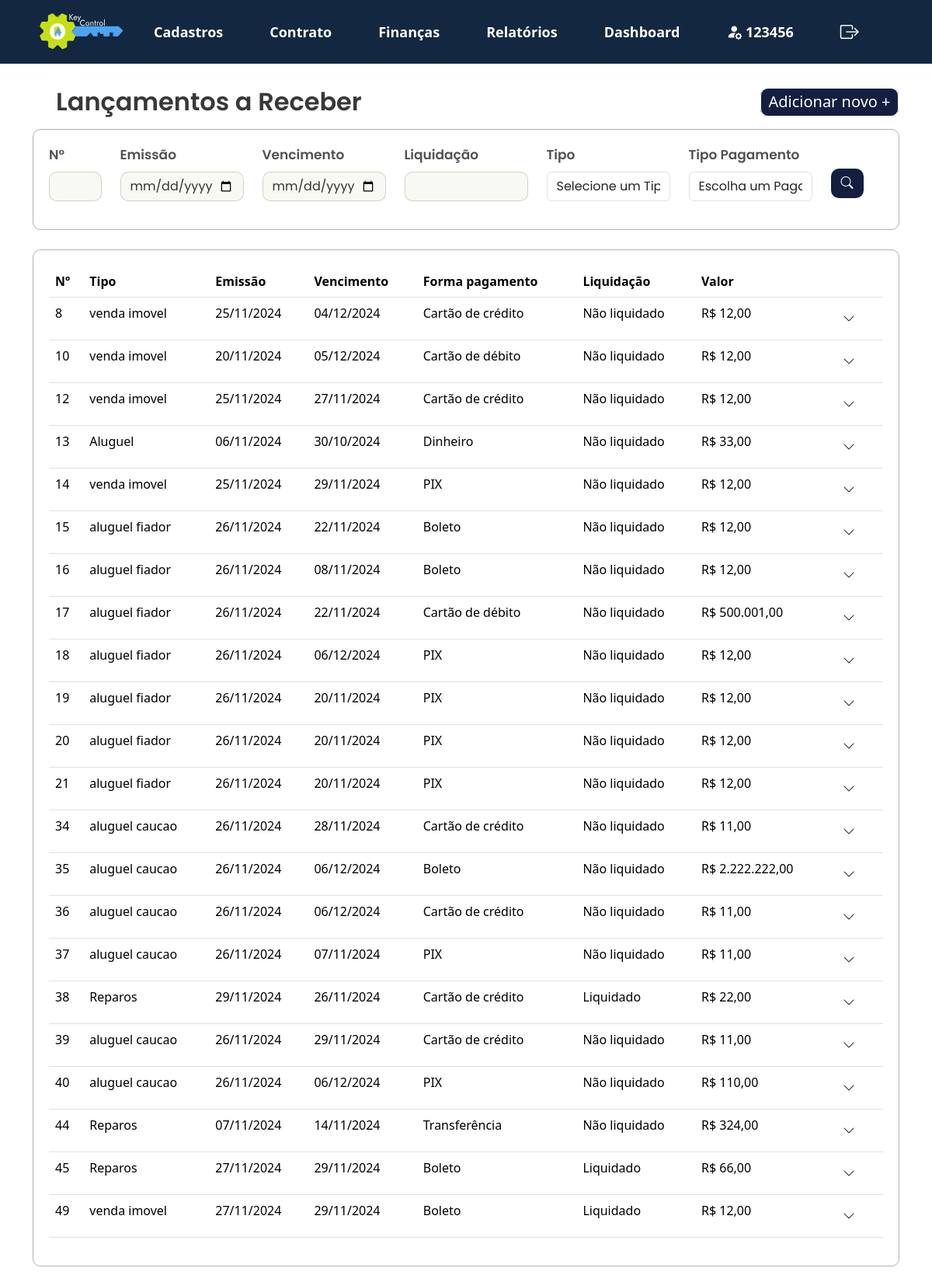
/KeyControl/projeto/views/lista_lancamento_receber.php (signed in), run on the app's committed database.
### tables this page shows
CREATE TABLE `lancamento_financeiro` (
  `id_lancamento` int(11) NOT NULL,
  `id_imobiliaria` varchar(20) DEFAULT NULL,
  `tipo_lancamento` varchar(20) DEFAULT NULL,
  `registro_imovel` varchar(50) DEFAULT NULL,
  `data_emissao` date DEFAULT NULL,
  `data_vencimento` date DEFAULT NULL,
  `valor_total` int(11) DEFAULT NULL,
  `forma_pagamento` varchar(20) DEFAULT NULL,
  `observacoes` varchar(255) DEFAULT NULL,
  `data_vigencia` date DEFAULT NULL,
  `meses_caucao` int(11) DEFAULT NULL,
  `liquidado` varchar(15) DEFAULT 'Não liquidado'
);

### KeyControl/projeto/app/controllers/filtro_lancamento_receber.php (called while the page is built, shortened)
<?php
include '../app/controllers/db_conexao.php';
function buildQuery($id_lancamento, $tipo_lancamento, $registro_imovel, $data_emissao, $data_vencimento, $valor_total, $forma_pagamento, $data_vigencia, $liquidado) {
    $sql = "SELECT * FROM lancamento_financeiro WHERE valor_total NOT LIKE '-%'";
        $params = [];
        return[$sql, $params];
    }
    $id_lancamento = $_POST['id_lancamento'] ?? '';
    $tipo_lancamento = $_POST['tipo_lancamento'] ?? '';
    $registro_imovel = $_POST['registro_imovel'] ?? '';
    $data_emissao = $_POST['data_emissao'] ?? '';
    $data_vencimento = $_POST['data_vencimento'] ?? '';
    $valor_total = $_POST['valor_total'] ?? '';
    $forma_pagamento = $_POST['forma_pagamento'] ?? '';
    $data_vigencia = $_POST['data_vigencia'] ?? '';
    $liquidado = $_POST['liquidado'] ?? '';
    list($sql, $params) = buildQuery($id_lancamento, $tipo_lancamento, $registro_imovel, $data_emissao, $data_emissao, $data_vencimento, $valor_total, $forma_pagamento, $data_vigencia, $liquidado);
    if (isset($pdo) && $pdo) {
        try {
            $stmt = $pdo->prepare($sql);
            $stmt->execute($params);
            $result = $stmt->fetchAll(PDO::FETCH_ASSOC);
        } catch (Exception $e) {
            echo "Erro na execução da consulta: " . htmlspecialchars($e->getMessage());
        }
    } else {
        echo "Erro na conexão com o banco de dados.";
    }
?>

### KeyControl/projeto/views/lista_lancamento_receber.php (the view, shortened to what this page needs)
<?php
include_once '../app/controllers/filtro_lancamento_receber.php';
?>
<!DOCTYPE html>
<html lang="pt-br">
<head>
   <link href="https://cdn.jsdelivr.net/npm/bootstrap@5.3.3/dist/css/bootstrap.min.css" rel="stylesheet">
   <link rel="stylesheet" href="../public/assets/js/menu.js">
   <link rel="stylesheet" href="https://cdn.jsdelivr.net/npm/bootstrap-icons@1.10.5/font/bootstrap-icons.css">
   <link rel="stylesheet" type="text/css" href="../public/assets/css/style2.css">
</head>
<body>
   <?php include 'navbar.php'; ?>
   <section id="lancamentos">
      <div class="container">
         <div class="d-flex justify-content-between align-items-center mb-3">
            <h2 class="mb-0">Lançamentos a Receber</h2>
            <a class="button_adicionarnovo floating dropdown-toggle hide-arrow" data-bs-toggle="dropdown"
               aria-expanded="false" href="#">
               <span class="button_adicionarnovo">Adicionar novo +</span>
            </a>
         </div>
         <form method="POST" action="">
            <div class="filtros-container">
               <div class="row g-12">
                  <div class="col-md-1">
                     <label for="id_lancamento" class="form-label">N°</label>
                     <input type="text" id="id_lancamento" class="form-control" name="id_lancamento"
                        value="<?= htmlspecialchars($_POST['id_lancamento'] ?? '') ?>">
                  </div>
                  <div class="col-md-2">
                     <label for="emissao" class="form-label">Emissão</label>
                     <input type="date" id="emissao" class="form-control" name="emissao"
                        value="<?= htmlspecialchars($_POST['emissao'] ?? '') ?>">
                  </div>
                  <div class="col-md-2">
                     <label for="vencimento" class="form-label">Vencimento</label>
                     <input type="date" id="vencimento" class="form-control" name="vencimento"
                        value="<?= htmlspecialchars($_POST['vencimento'] ?? '') ?>">
                  </div>
                  <div class="col-md-2">
                     <label for="liquidacao" class="form-label">Liquidação</label>
                     <input type="text" id="liquidacao" class="form-control" name="liquidacao"
                        value="<?= htmlspecialchars($_POST['liquidacao'] ?? '') ?>">
                  </div>
                  <div class="col-md-2">
                     <label for="tipo_lancamento" class="mb-2">Tipo</label>
                     <div class="position-relative">
                        <select class="form-control" name="tipo_lancamento" id="tipo_lancamento"
                           onchange="checkSelection('tipo_lancamento')">
                           <option value="" disabled <?= !isset($_POST['tipo_lancamento']) ? 'selected' : '' ?>>Selecione
                              um Tipo</option>
                        </select>
                     </div>
                  </div>
                  <div class="col-sm-2">
                     <label for="forma_pagamento" class="mb-2">Tipo Pagamento</label>
                     <div class="position-relative">
                        <select class="form-control mb-3" name="forma_pagamento" id="forma_pagamento"
                           onchange="checkSelection('forma_pagamento')">
                           <option value="" disabled <?= !isset($_POST['forma_pagamento']) ? 'selected' : '' ?>>Escolha
                              um Pagamento</option>
                        </select>
                     </div>
                  </div>
                  <div class="col-md-1">
                     <button class="btn btn-buscar" type="submit">
                        <i class="bi bi-search"></i>
                     </button>
                  </div>
               </div>
            </div>
         </form>
         <div class="card_relatório">
            <table class="table table-hover">
               <thead>
                  <tr>
                     <th>Nº</th>
                     <th>Tipo</th>
                     <th>Emissão</th>
                     <th>Vencimento</th>
                     <th>Forma pagamento</th>
                     <th>Liquidação</th>
                     <th>Valor</th>
                     <th></th>
                  </tr>
               </thead>
               <tbody>
                  <?php
                  if (isset($result) && count($result) > 0) {
                     foreach ($result as $row) {
                        $valor = $row['valor_total'] ?? '-';
                        $formatted_valor = ($valor !== '-') ? 'R$ ' . number_format($valor, 2, ',', '.') : '-';
                        echo "<tr>
                             <td>" . htmlspecialchars($row['id_lancamento'] ?? '-') . "</td>
                             <td>" . htmlspecialchars($row['tipo_lancamento'] ?? '-') . "</td>
                             <td>" . htmlspecialchars(date("d/m/Y", strtotime($row['data_emissao'] ?? ''))) . "</td>
                             <td>" . htmlspecialchars(date("d/m/Y", strtotime($row['data_vencimento'] ?? ''))) . "</td>
                             <td>" . htmlspecialchars($row['forma_pagamento'] ?? '-') . "</td>
                             <td>" . htmlspecialchars($row['liquidado'] ?? '-') . "</td>
                             <td>" . $formatted_valor . "</td>
                             <td>
                                 <button class='btn' onclick='toggleSubMenu(this)'>
                                                <i class='bi bi-chevron-down'></i>
                                 </button>
                                            <div class='submenu' style='display: none;'>
                                                <div class='submenu-options'>
                                                    <button class='imprimir' onclick='redirectToImpressao(" . htmlspecialchars($row['id_lancamento']) . ")'>
                                                        <i class='bi bi-printer'></i> Impressão
                                                    </button>
                                                         <button class='imprimir' onclick='redirectToComprovante(" . htmlspecialchars($row['id_lancamento']) . ")'>
                                                        <i class='bi bi-printer'></i> Comprovante
                                                    </button>
                                                </div>
                                            </div>
                             </td>
                         </tr>";
                     }
                  } else {
                     echo "<tr><td colspan='9'>Nenhum registro encontrado</td></tr>";
                  }
                  ?>
               </tbody>
            </table>
         </div>
   </section>
</body>
</html>

### KeyControl/projeto/public/assets/css/style2.css (style rules this page uses)
h2 { font-family: "Poppins", sans-serif; font-weight: 600; font-style: normal; color: #383838; margin: 30px; }
.container h2 { position: relative; z-index: 1; }
form { font-family: "Poppins", sans-serif; font-style: normal; font-weight: 600; font-size: 17px; color: rgb(82, 80, 80); }
input.form-control { background-color: #F7F9F2; color: #333; border: 0px; }
h2.mb-0 { margin-block: auto; }
.filtros-container input.form-control { border: 1px solid #3838383b; border-radius: 10px; }
.filtros-container { width: auto; height: auto; border: 1px solid #38383862; border-radius: 10px; padding: 20px; display: flex; }
.filtros-container .btn-buscar { margin-top: 30px; }
.btn-buscar { background-color: #131E41; color: white; border-radius: 10px; }
.card_relatório { width: auto; height: auto; border: 1px solid #38383862; border-radius: 10px; margin-top: 25px; margin-bottom: 20px; padding: 20px; }
.button_adicionarnovo { border: 1px solid; border-radius: 10px; background-color: #131E41; width: 180px; height: 37px; align-items: center; display: flex; justify-content: center; align-items: center; text-align: center; color: #ffffff; font-size: 20px; text-decoration: none; }
.hide-arrow::after { display: none; }

### data on the page
lancamento_financeiro: id_lancamento "8", tipo_lancamento "venda imovel", data_emissao "25/11/2024", data_vencimento "04/12/2024", forma_pagamento "Cartão de crédito", liquidado "Não liquidado", valor_total "R$ 12,00"
lancamento_financeiro: id_lancamento "10", tipo_lancamento "venda imovel", data_emissao "20/11/2024", data_vencimento "05/12/2024", forma_pagamento "Cartão de débito", liquidado "Não liquidado", valor_total "R$ 12,00"
lancamento_financeiro: id_lancamento "12", tipo_lancamento "venda imovel", data_emissao "25/11/2024", data_vencimento "27/11/2024", forma_pagamento "Cartão de crédito", liquidado "Não liquidado", valor_total "R$ 12,00"
lancamento_financeiro: id_lancamento "13", tipo_lancamento "Aluguel", data_emissao "06/11/2024", data_vencimento "30/10/2024", forma_pagamento "Dinheiro", liquidado "Não liquidado", valor_total "R$ 33,00"
lancamento_financeiro: id_lancamento "14", tipo_lancamento "venda imovel", data_emissao "25/11/2024", data_vencimento "29/11/2024", forma_pagamento "PIX", liquidado "Não liquidado", valor_total "R$ 12,00"
lancamento_financeiro: id_lancamento "15", tipo_lancamento "aluguel fiador", data_emissao "26/11/2024", data_vencimento "22/11/2024", forma_pagamento "Boleto", liquidado "Não liquidado", valor_total "R$ 12,00"
lancamento_financeiro: id_lancamento "16", tipo_lancamento "aluguel fiador", data_emissao "26/11/2024", data_vencimento "08/11/2024", forma_pagamento "Boleto", liquidado "Não liquidado", valor_total "R$ 12,00"
lancamento_financeiro: id_lancamento "17", tipo_lancamento "aluguel fiador", data_emissao "26/11/2024", data_vencimento "22/11/2024", forma_pagamento "Cartão de débito", liquidado "Não liquidado", valor_total "R$ 500.001,00"
lancamento_financeiro: id_lancamento "18", tipo_lancamento "aluguel fiador", data_emissao "26/11/2024", data_vencimento "06/12/2024", forma_pagamento "PIX", liquidado "Não liquidado", valor_total "R$ 12,00"
lancamento_financeiro: id_lancamento "19", tipo_lancamento "aluguel fiador", data_emissao "26/11/2024", data_vencimento "20/11/2024", forma_pagamento "PIX", liquidado "Não liquidado", valor_total "R$ 12,00"
lancamento_financeiro: id_lancamento "20", tipo_lancamento "aluguel fiador", data_emissao "26/11/2024", data_vencimento "20/11/2024", forma_pagamento "PIX", liquidado "Não liquidado", valor_total "R$ 12,00"
lancamento_financeiro: id_lancamento "21", tipo_lancamento "aluguel fiador", data_emissao "26/11/2024", data_vencimento "20/11/2024", forma_pagamento "PIX", liquidado "Não liquidado", valor_total "R$ 12,00"
lancamento_financeiro: id_lancamento "34", tipo_lancamento "aluguel caucao", data_emissao "26/11/2024", data_vencimento "28/11/2024", forma_pagamento "Cartão de crédito", liquidado "Não liquidado", valor_total "R$ 11,00"
lancamento_financeiro: id_lancamento "35", tipo_lancamento "aluguel caucao", data_emissao "26/11/2024", data_vencimento "06/12/2024", forma_pagamento "Boleto", liquidado "Não liquidado", valor_total "R$ 2.222.222,00"
lancamento_financeiro: id_lancamento "36", tipo_lancamento "aluguel caucao", data_emissao "26/11/2024", data_vencimento "06/12/2024", forma_pagamento "Cartão de crédito", liquidado "Não liquidado", valor_total "R$ 11,00"
lancamento_financeiro: id_lancamento "37", tipo_lancamento "aluguel caucao", data_emissao "26/11/2024", data_vencimento "07/11/2024", forma_pagamento "PIX", liquidado "Não liquidado", valor_total "R$ 11,00"
lancamento_financeiro: id_lancamento "38", tipo_lancamento "Reparos", data_emissao "29/11/2024", data_vencimento "26/11/2024", forma_pagamento "Cartão de crédito", liquidado "Liquidado", valor_total "R$ 22,00"
lancamento_financeiro: id_lancamento "39", tipo_lancamento "aluguel caucao", data_emissao "26/11/2024", data_vencimento "29/11/2024", forma_pagamento "Cartão de crédito", liquidado "Não liquidado", valor_total "R$ 11,00"
lancamento_financeiro: id_lancamento "40", tipo_lancamento "aluguel caucao", data_emissao "26/11/2024", data_vencimento "06/12/2024", forma_pagamento "PIX", liquidado "Não liquidado", valor_total "R$ 110,00"
lancamento_financeiro: id_lancamento "44", tipo_lancamento "Reparos", data_emissao "07/11/2024", data_vencimento "14/11/2024", forma_pagamento "Transferência", liquidado "Não liquidado", valor_total "R$ 324,00"
lancamento_financeiro: id_lancamento "45", tipo_lancamento "Reparos", data_emissao "27/11/2024", data_vencimento "29/11/2024", forma_pagamento "Boleto", liquidado "Liquidado", valor_total "R$ 66,00"
lancamento_financeiro: id_lancamento "49", tipo_lancamento "venda imovel", data_emissao "27/11/2024", data_vencimento "29/11/2024", forma_pagamento "Boleto", liquidado "Liquidado", valor_total "R$ 12,00"

### other printed values
$first_name "123456"
